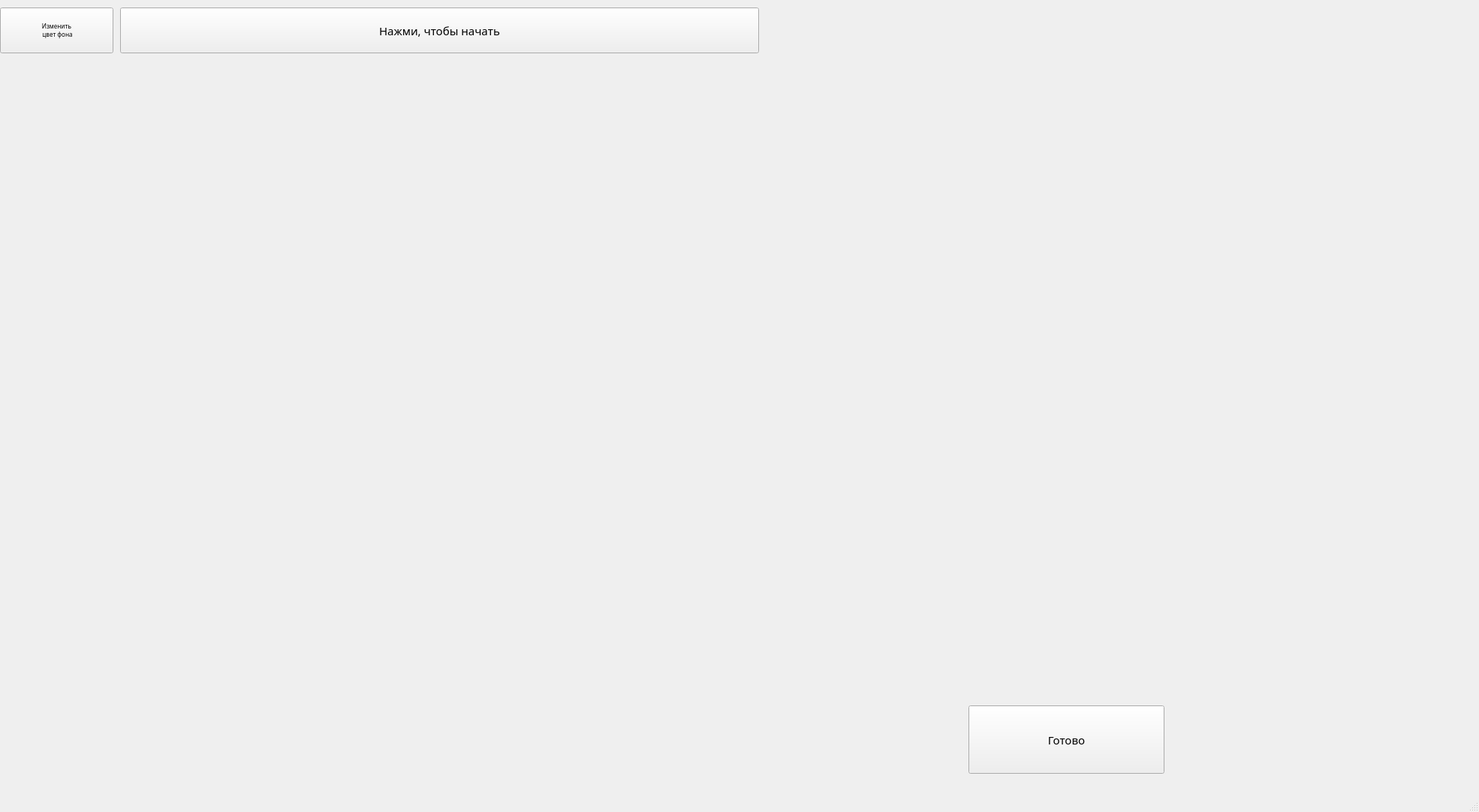
<?xml version="1.0" encoding="UTF-8"?>
<ui version="4.0">
 <class>MainWindow</class>
 <widget class="QMainWindow" name="MainWindow">
  <property name="geometry">
   <rect>
    <x>0</x>
    <y>0</y>
    <width>1970</width>
    <height>1082</height>
   </rect>
  </property>
  <property name="font">
   <font>
    <family>MS Sans Serif</family>
   </font>
  </property>
  <property name="windowTitle">
   <string>MainWindow</string>
  </property>
  <property name="autoFillBackground">
   <bool>false</bool>
  </property>
  <widget class="QWidget" name="centralwidget">
   <widget class="QPushButton" name="color">
    <property name="geometry">
     <rect>
      <x>0</x>
      <y>10</y>
      <width>151</width>
      <height>61</height>
     </rect>
    </property>
    <property name="font">
     <font>
      <family>Papyrus</family>
      <pointsize>6</pointsize>
     </font>
    </property>
    <property name="text">
     <string>Изменить 
 цвет фона</string>
    </property>
   </widget>
   <widget class="QPushButton" name="messanges">
    <property name="geometry">
     <rect>
      <x>160</x>
      <y>10</y>
      <width>851</width>
      <height>61</height>
     </rect>
    </property>
    <property name="font">
     <font>
      <family>Modern No. 20</family>
      <pointsize>11</pointsize>
     </font>
    </property>
    <property name="text">
     <string>Нажми, чтобы начать</string>
    </property>
   </widget>
   <widget class="QLabel" name="label_3">
    <property name="geometry">
     <rect>
      <x>1030</x>
      <y>30</y>
      <width>901</width>
      <height>791</height>
     </rect>
    </property>
    <property name="font">
     <font>
      <family>Modern No. 20</family>
      <pointsize>9</pointsize>
     </font>
    </property>
    <property name="accessibleName">
     <string>e</string>
    </property>
    <property name="text">
     <string>&lt;html&gt;&lt;head/&gt;&lt;body&gt;&lt;p&gt;&lt;br/&gt;&lt;/p&gt;&lt;/body&gt;&lt;/html&gt;</string>
    </property>
   </widget>
   <widget class="QLabel" name="result">
    <property name="geometry">
     <rect>
      <x>160</x>
      <y>900</y>
      <width>1051</width>
      <height>121</height>
     </rect>
    </property>
    <property name="font">
     <font>
      <family>Modern No. 20</family>
      <pointsize>11</pointsize>
     </font>
    </property>
    <property name="text">
     <string/>
    </property>
   </widget>
   <widget class="QPushButton" name="done">
    <property name="geometry">
     <rect>
      <x>1290</x>
      <y>940</y>
      <width>261</width>
      <height>91</height>
     </rect>
    </property>
    <property name="font">
     <font>
      <family>Modern No. 20</family>
      <pointsize>11</pointsize>
     </font>
    </property>
    <property name="text">
     <string>Готово</string>
    </property>
   </widget>
  </widget>
  <widget class="QMenuBar" name="menubar">
   <property name="geometry">
    <rect>
     <x>0</x>
     <y>0</y>
     <width>1970</width>
     <height>20</height>
    </rect>
   </property>
  </widget>
  <widget class="QStatusBar" name="statusbar"/>
 </widget>
 <resources/>
 <connections/>
</ui>
